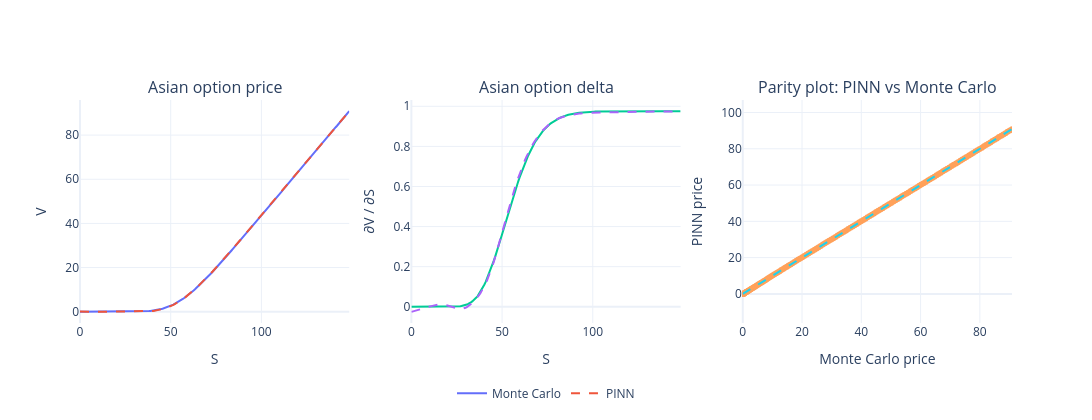

The notebook cell this image was saved under:
### Code cell
S_grid_eval = np.linspace(0, S_max_real, 200)

results = run_full_evaluation(
    model=model,          # PINN già addestrata
    S_grid=S_grid_eval,   # grid su S
    K=K_real,        # strike reale
    r=r_eval,             # risk-free rate
    sigma=sigma_eval,     # volatilità
    T=1.0,                # maturità
    n_steps=252,       # discretizzazione MC
    n_paths=200_000,   # paths MC
    h_delta=1.0,          # bump per delta
)

### Figure 1 — Plotly figure (JSON) as saved in the notebook; plotly's stock layout.template omitted (floating-point values rounded to 4 significant figures; data arrays with more than 128 entries replaced by an {"elided": "..."} marker saying what was removed)
{"data": [{"name": "Monte Carlo", "type": "scatter", "x": {"elided": "200 float values"}, "xaxis": "x", "y": {"elided": "200 float values"}, "yaxis": "y"}, {"line": {"dash": "dash"}, "name": "PINN", "type": "scatter", "x": {"elided": "200 float values"}, "xaxis": "x", "y": {"elided": "200 float values"}, "yaxis": "y"}, {"showlegend": false, "type": "scatter", "x": {"elided": "200 float values"}, "xaxis": "x2", "y": {"elided": "200 float values"}, "yaxis": "y2"}, {"line": {"dash": "dash"}, "showlegend": false, "type": "scatter", "x": {"elided": "200 float values"}, "xaxis": "x2", "y": {"elided": "200 float values"}, "yaxis": "y2"}, {"mode": "markers", "showlegend": false, "type": "scatter", "x": {"elided": "200 float values"}, "xaxis": "x3", "y": {"elided": "200 float values"}, "yaxis": "y3"}, {"line": {"dash": "dash"}, "mode": "lines", "showlegend": false, "type": "scatter", "x": [0, 90.85], "xaxis": "x3", "y": [0, 90.85], "yaxis": "y3"}], "layout": {"annotations": [{"font": {"size": 16}, "showarrow": false, "text": "Asian option price", "x": 0.1444, "xanchor": "center", "xref": "paper", "y": 1, "yanchor": "bottom", "yref": "paper"}, {"font": {"size": 16}, "showarrow": false, "text": "Asian option delta", "x": 0.5, "xanchor": "center", "xref": "paper", "y": 1, "yanchor": "bottom", "yref": "paper"}, {"font": {"size": 16}, "showarrow": false, "text": "Parity plot: PINN vs Monte Carlo", "x": 0.8556, "xanchor": "center", "xref": "paper", "y": 1, "yanchor": "bottom", "yref": "paper"}], "height": 420, "legend": {"orientation": "h", "x": 0.5, "xanchor": "center", "y": -0.25}, "width": 1500, "xaxis": {"anchor": "y", "domain": [0, 0.2889], "title": {"text": "S"}}, "xaxis2": {"anchor": "y2", "domain": [0.3556, 0.6444], "title": {"text": "S"}}, "xaxis3": {"anchor": "y3", "domain": [0.7111, 1], "range": [0, 90.85], "title": {"text": "Monte Carlo price"}}, "yaxis": {"anchor": "x", "domain": [0, 1], "title": {"text": "V"}}, "yaxis2": {"anchor": "x2", "domain": [0, 1], "title": {"text": "∂V / ∂S"}}, "yaxis3": {"anchor": "x3", "domain": [0, 1], "range": [0, 90.85], "scaleanchor": "x", "title": {"text": "PINN price"}}}}
